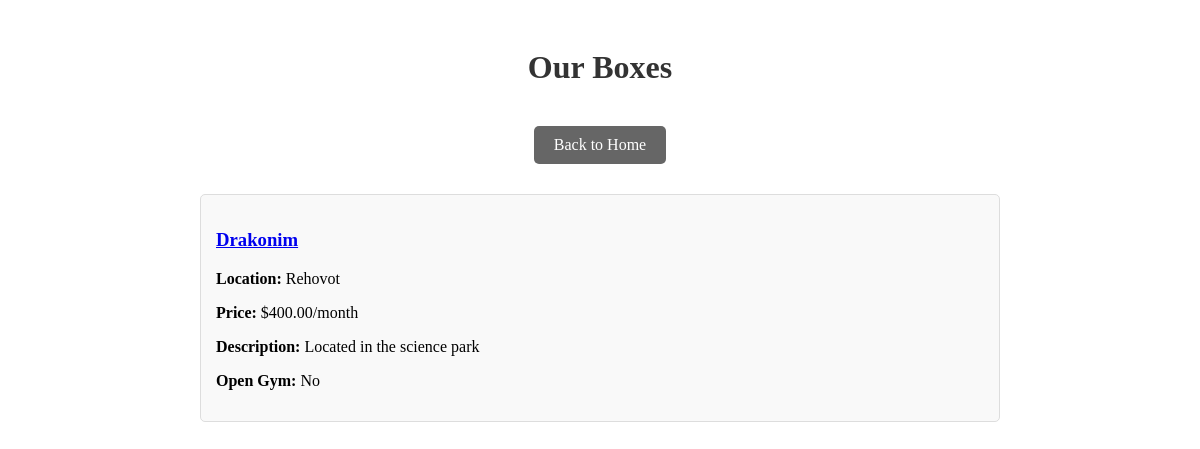
Page /WODWiseappImpl/box/list/ on the committed database.
### WODWiseappImpl/models.py (models this page shows, shortened)
class Box(models.Model):
    name = models.CharField(max_length=255)
    location = models.CharField(max_length=255)
    website = models.URLField(blank=True, null=True)
    price_per_month = models.DecimalField(max_digits=6, decimal_places=2)
    description = models.TextField(blank=True)
    open_gym = models.BooleanField(default=False)

### WODWiseappImpl/views.py (the view)
# urls.py: path("box/list/", views.box_list, name="box_list"),
def box_list(request):
    boxes = Box.objects.all()
    return render(request, 'WODWiseappImpl/box_list.html', {'boxes': boxes})

### WODWiseappImpl/templates/WODWiseappImpl/box_list.html (shortened to what this page needs)
{% extends 'WODWiseappImpl/base.html' %}
{% load static %}
{% block header %}Our Boxes{% endblock %}
{% block content %}
<a href="{% url 'WODWiseappImpl:index' %}" class="button back-button">Back to Home</a>
<div class="box-list">
    {% if boxes %}
        {% for box in boxes %}
        <div class="box-card">
            <h3><a href="{% url 'WODWiseappImpl:box_detail' box.id %}">{{ box.name }}</a></h3>
            <p><strong>Location:</strong> {{ box.location }}</p>
            <p><strong>Price:</strong> ${{ box.price_per_month }}/month</p>
            {% if box.description %}
            <p><strong>Description:</strong> {{ box.description }}</p>
            {% endif %}
            <p><strong>Open Gym:</strong> {% if box.open_gym %}Yes{% else %}No{% endif %}</p>
        </div>
        {% endfor %}
    {% else %}
        <p>No boxes available yet.</p>
    {% endif %}
</div>
{% endblock %}

### WODWiseappImpl/static/WODWiseappImpl/css/style.css (style rules this page uses)
.button { display: inline-block; padding: 10px 20px; margin: 10px; background-color: #4CAF50; color: white; text-decoration: none; border-radius: 5px; }
.back-button { background-color: #666; }
.box-list { text-align: left; margin-top: 20px; }
.box-card { border: 1px solid #ddd; border-radius: 5px; padding: 15px; margin-bottom: 15px; background-color: #f9f9f9; }

### rows in the picture
Box: name "Drakonim", location "Rehovot", price_per_month "400.00", description "Located in the science park", open_gym "No"
